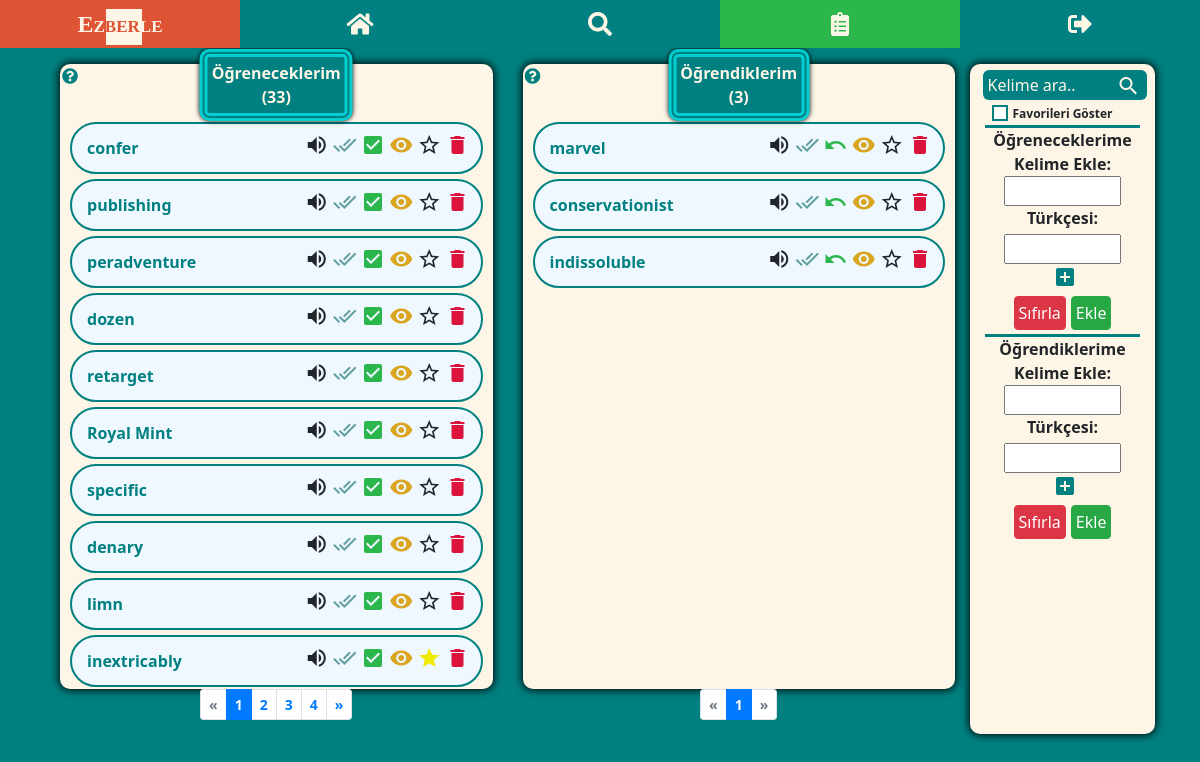
The app's page /kelime_listesi/ (signed in), older data.
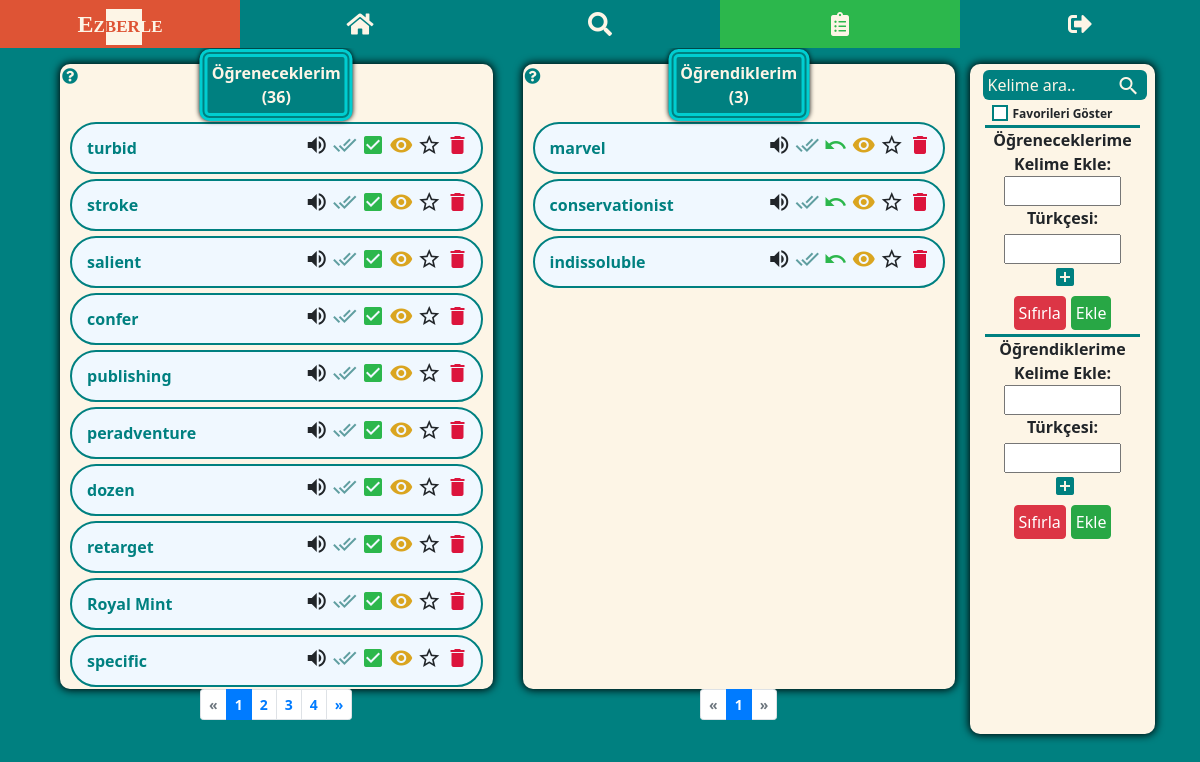
The same page, newer data.
### my_dict/models.py (models this page shows, shortened)
class WordEn(models.Model):
    user = models.ForeignKey(User, on_delete=models.CASCADE)
    english = models.CharField(max_length=100)
    audio = models.CharField(max_length=300)
    create_time = models.DateTimeField(auto_now_add=True)
    is_learned = models.BooleanField(default=False)
    is_seen = models.BooleanField(default=False)
    is_starred = models.BooleanField(default=False)
    memorize_tracker = FieldTracker(fields=['is_learned'])
    class Meta:
        ordering = ['-create_time']

### my_dict/views.py (the view)
# urls.py: path('kelime_listesi/', my_word_list, name='word-list'),
@login_required
def my_word_list(request):
    learned_words = WordEn.objects.filter(user=request.user, is_learned=True)
    unlearned_words = WordEn.objects.filter(user=request.user, is_learned=False)
    learned_count = len(learned_words)
    unlearned_count = len(unlearned_words)
    if request.method == 'POST':
        if "english-unl" in request.POST:
            word_en = request.POST.get('english-unl')
            word_tr_list = request.POST.getlist('turkish-unl[]')
            if not WordEn.objects.filter(user=request.user, english=word_en).exists():
                create_word_en = WordEn(user=request.user, english=word_en)
                create_word_en.save()
                for word_tr in word_tr_list:
                    if word_tr.strip() != "":
                        create_word_tr = create_word_en.turkish.create(turkish=word_tr)
                        create_word_tr.save()
                is_added = True
            else:
                is_added = False
            data = {'is_added': is_added}
            return JsonResponse(data)
        elif "english-l" in request.POST:
            word_en = request.POST.get('english-l')
            word_tr_list = request.POST.getlist('turkish-l[]')
            if not WordEn.objects.filter(user=request.user, english=word_en).exists():
                create_word_en = WordEn(user=request.user, english=word_en, is_learned=True)
                create_word_en.save()
                for word_tr in word_tr_list:
                    if word_tr.strip() != "":
                        create_word_tr = create_word_en.turkish.create(turkish=word_tr)
                        create_word_tr.save()
                is_added = True
            else:
                is_added = False
            data = {'is_added': is_added}
            return JsonResponse(data)
    elif request.method == "GET":
        word = request.GET.get("q")
        my_word_list_search(request, word)
    paginator_unl = Paginator(unlearned_words, 10)
    page_no_unl = request.GET.get('s')
    page_unl = paginator_unl.get_page(page_no_unl)
    paginator_l = Paginator(learned_words, 10)
    page_no_l = request.GET.get('p')
    page_l = paginator_l.get_page(page_no_l)
    context = {
        'page_obj_unl': page_unl,
        'page_obj_l': page_l,
        'learned_words': learned_words,
        'unlearned_words': unlearned_words,
        'learned_count': learned_count,
        'unlearned_count': unlearned_count,
    }
    return render(request, 'my_dict/word_list.html', context=context)

### my_dict/templates/my_dict/word_list.html (shortened to what the changed rows need)
{% extends 'base.html' %}
{% load static %}
{% block content %}
<div class="container-md">
<div class="row mt-3">
    <div class="col-lg-5 tbl-first">
        <div class="tbl-words position-relative">
            <span class="wl-title">Öğreneceklerim <br> <div>(<span class="count-unl">{{ unlearned_count }}</span>)</div></span>
            <ul class="unl-word">
                {% if "kelime_listesi/q=" not in request.path or page_obj_unl|length > 0 %}
                    {% for word in page_obj_unl %}
                    <li data-id="{{word.id}}" class="li{{word.id}}">
                        <div class="en-section">
                            <div class="align-self-center word">
                                <a href="{% url 'dictionary' word.english %}">{{ word.english }}</a>
                            </div>
                            <div data-id="{{word.id}}" class="btn-grp">
                                {% if word.audio %}
                                <i title="Dinle" class="material-icons audio">volume_up</i>
                                {% else %}
                                <i title="Ses mevcut değil" class="material-icons audio">volume_off</i>
                                <audio src="{{word.audio}}"></audio>
                                {% endif %}
                                {% if word.is_seen %}
                                <i title="Görüldü" class="material-icons tick-seen dodger">done_all</i>
                                {% else %}
                                <i title="Görüldü" class="material-icons tick-seen cadet">done_all</i>
                                {% endif %}
                                <i title="Ezberledim" class="material-icons tick-learn memorize">check_box</i>
                                <button data-toggle="collapse" data-target=".tr{{word.id}}" class="eye">
                                    <i title="Türkçelerini göster" class="material-icons">remove_red_eye</i>
                                </button>
                                {% if not word.is_starred %}
                                <i title="Favorilere ekle" class="material-icons star">star_border</i>
                                {% else %}
                                <i title="Favorilere eklendi" class="material-icons star pale-yellow">star</i>
                                {% endif %}
                                <i title="Sil" class="material-icons del del-unl">delete</i>
                            </div>
                        </div>
                    </li>
                    {% endfor %}
                {% elif page_obj_unl|length == 0 and '$favorites' not in request.path %}
                    <li>Bu listeye <u>{{word}}</u> için bir kelime kayıt edilmemiş.</li>
                {% endif %}
            </ul>
        </div>
        {% if 'kelime_listesi/q=' not in request.path or unl_pg_count > 9 %}
        <nav aria-label="Page navigation example">
          <ul class="pagination pagination-sm justify-content-center">
          {% for i in page_obj_unl.paginator.page_range %}
              {% if page_obj_unl.number == i %}
                  <li class="page-item active" aria-current="page">
                <span class="page-link">
                  {{ i }}
                </span>
              </li>
              {% elif i > page_obj_unl.number|add:'-5' and i < page_obj_unl.number|add:'5' %}
                   <li class="page-item"><a class="page-link" href="?s={{ i }}">{{ i }}</a></li>
              {% endif %}
          {% endfor %}
        </ul>
      </nav>
        {% endif %}
    </div>
    <div class="col-lg-5 mt-md-2 mt-lg-0">
        <div class="tbl-words position-relative">
            <ul class="l-word">
                {% if "kelime_listesi/q=" not in request.path or page_obj_l|length > 0 %}
                    {% for word in page_obj_l %}
                    <li data-id="{{word.id}}" class="li{{word.id}}">
                        <div class="en-section">
                            <div class="align-self-center word">
                                <a href="{% url 'dictionary' word.english %}">{{ word.english }}</a>
                            </div>
                            <div data-id="{{word.id}}" class="btn-grp">
                                {% if word.audio %}
                                <i title="Dinle" class="material-icons audio">volume_up</i>
                                {% else %}
                                <i title="Ses mevcut değil" class="material-icons audio">volume_off</i>
                                <audio src="{{word.audio}}"></audio>
                                {% endif %}
                                {% if word.is_seen %}
                                <i title="Görüldü" class="material-icons tick-seen dodger">done_all</i>
                                {% else %}
                                <i title="Görüldü" class="material-icons tick-seen cadet">done_all</i>
                                {% endif %}
                                <i title="Unuttum" class="material-icons tick-unlearn memorize">undo</i>
                                {% if word.turkish %}
                                <button data-toggle="collapse" data-target=".tr{{word.id}}" class="eye"><i title="Türkçelerini göster" class="material-icons">remove_red_eye</i></button>
                                {% endif %}
                                {% if not word.is_starred %}
                                <i title="Favorilere ekle" class="material-icons star">star_border</i>
                                {% else %}
                                <i title="Favorilere eklendi" class="material-icons star pale-yellow">star</i>
                                {% endif %}
                                <i title="Sil" class="material-icons del del-l">delete</i>
                            </div>
                        </div>
                    </li>
                    {% endfor %}
                {% elif page_obj_l|length == 0 and '$favorites' not in request.path %}
                    <li>Bu listeye <u>{{word}}</u> için bir kelime kayıt edilmemiş.</li>
                {% endif %}
            </ul>
        </div>
        {% if 'kelime_listesi/q=' not in request.path or l_pg_count > 9 %}
        <nav aria-label="Page navigation example">
          <ul class="pagination pagination-sm justify-content-center">
          {% for i in page_obj_l.paginator.page_range %}
              {% if page_obj_l.number == i %}
                  <li class="page-item active" aria-current="page">
                <span class="page-link">
                  {{ i }}
                </span>
              </li>
              {% elif i > page_obj_l.number|add:'-5' and i < page_obj_l.number|add:'5' %}
                   <li class="page-item"><a class="page-link" href="?p={{ i }}">{{ i }}</a></li>
              {% endif %}
          {% endfor %}
          </ul>
        </nav>
        {% endif %}
    </div>
</div>
</div>
{% endblock %}

Row changes from the older to the newer data that the page shows:
no longer on this page (row unchanged): WordEn: english "denary", is_seen False (drawn), is_starred False (drawn)
no longer on this page (row unchanged): WordEn: english "limn", is_seen False (drawn), is_starred False (drawn)
no longer on this page (row unchanged): WordEn: english "inextricably", is_seen False (drawn), is_starred True (drawn)
added WordEn: english "turbid", is_seen False (drawn), is_starred False (drawn)
added WordEn: english "stroke", is_seen False (drawn), is_starred False (drawn)
added WordEn: english "salient", is_seen False (drawn), is_starred False (drawn)
Text that changed along with them:
{{ unlearned_count }}: "33" → "36"
